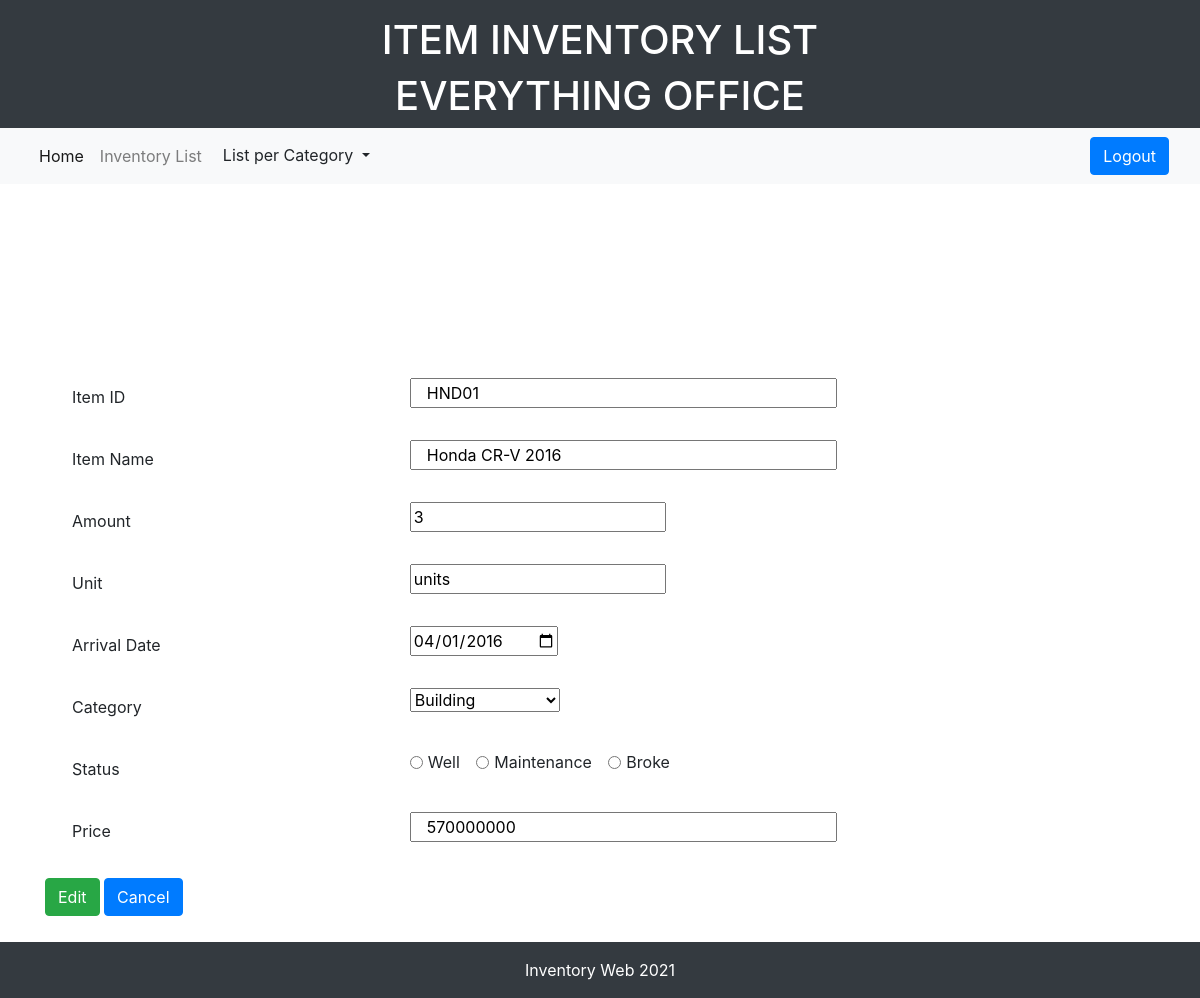
The page /edit.php?item_id=HND01 (signed in) on the database its author committed.
### tables this page shows
CREATE TABLE `inventory` (
  `item_id` varchar(10) NOT NULL,
  `item_name` varchar(30) NOT NULL,
  `amount` int(11) NOT NULL,
  `unit` varchar(15) NOT NULL,
  `arrival_date` date NOT NULL,
  `category` varchar(20) NOT NULL,
  `item_status` varchar(20) NOT NULL,
  `price` int(20) NOT NULL
);

### database.php (called while the page is built, shortened)
<?php
    $connect = mysqli_connect("localhost", "root", "", "responsi");
function query($query){
    global $connect;
    $result = mysqli_query($connect, $query);
    $rows = [];
    while($row = mysqli_fetch_assoc($result)){
        $rows[] = $row;
    }
    return $rows;
}
?>

### edit.php (the view, shortened to what this page needs)
<?php
    include 'database.php';
    $item_id = $_GET['item_id'];
    $data = query("SELECT * FROM inventory WHERE item_id = '$item_id'")[0];
?>
<!doctype html>
<html>
  <head>
    <link rel="stylesheet" href="https://cdn.jsdelivr.net/npm/bootstrap@4.5.3/dist/css/bootstrap.min.css">
  </head>
  <body>
  <footer class="bg-dark text-white">
    <div class="container">
      <div class="row pt-3">
        <div class="col text-center">
          <h1>ITEM INVENTORY LIST</h1>
          <h1>EVERYTHING OFFICE</h1>
        </div>
      </div>
    </div>
  </footer>
  <nav class="navbar navbar-expand-lg navbar-light bg-light">
  <div class="container-fluid">
    <div class="collapse navbar-collapse" id="navbarNavDropdown">
      <ul class="navbar-nav">
        <li class="nav-item">
          <a class="nav-link active" aria-current="page" href="index.php">Home</a>
        </li>
        <li class="nav-item">
          <a class="nav-link" href="list.php">Inventory List</a>
        </li>
        <li class="nav-item dropdown">
                <div class="dropdown">
          <button class="btn btn-light dropdown-toggle" type="button" id="dropdownMenuButton" data-toggle="dropdown" aria-haspopup="true" aria-expanded="false">
          List per Category
          </button>
        </div>
        </li>
      </ul>
    </div>
    <a class="btn btn-primary fixed-right" href="logout.php" role="button">Logout</a>
  </div>
  </nav>
    <div class="container">
    <form action="" method="POST">
    <table class="table table-borderless" id="tabel">
      <tr>
        <div class="form-group" style="padding-bottom: 10px;">
        <td> <label for="item_id" class="col-sm-5 col-form-label">Item ID</label></td>
        <td><input type="text" name="item_id" id="item_id" class="col-sm-7" placeholder="item id" aria-label="Item Id Example" required value="<?= $data["item_id"] ?>"></td>
        </div>
      </tr>
      <tr>
        <div class="form-group" style="padding-bottom: 10px;">
        <td><label for="item_name" class="col-sm-5 col-form-label">Item Name</label></td>
        <td><input type="text" name="item_name" id="item_name" class="col-sm-7" placeholder="item name" aria-label="Item Name Example" required value="<?= $data["item_name"] ?>"></td>
        </div>
      </tr>
      <tr>
        <div class="form-group" style="padding-bottom: 10px;">
        <td><label for="amount" class="col-sm-5 col-form-label">Amount</label></td>
        <td><input type="" name="amount" id="amount" placeholder="amount" aria-label="Aumlah Example" required value="<?= $data["amount"] ?>"></td>
        </div>
      </tr>
      <tr>
        <div class="form-group" style="padding-bottom: 10px;">
        <td><label for="unit" class="col-sm-5 col-form-label">Unit</label></td>
        <td><input type="text" name="unit" id="unit" placeholder="unit" aria-label="Unit Example" required value="<?= $data["unit"] ?>"></td>
        </div>
      </tr>
      <tr>
        <div class="form-group" style="padding-bottom: 10px;">
        <td><label for="arrival_date" class="col-sm-5 col-form-label">Arrival Date</label></td>
        <td><input type="date" name="arrival_date" id="arrival_date" required value="<?= $data["arrival_date"] ?>"></td>
        </div>
      </tr>
      <tr>
        <div class="form-group" style="padding-bottom: 10px;">
        <td><label for="category" class="col-sm-5 col-form-label">Category</label></td>
        <td><select class="form-select" aria-label="Default select example" name="category" value="<?= $data["category"] ?>">
            <option value="Building" selected>Building</option>
            </select></td>
        </div>
      </tr>
      <tr>
      <td><label for="item_status" class="col-sm-5 col-form-label">Status</label></td>
          <td>
          <div class="form-check form-check-inline">
            <input class="form-check-input" type="radio" name="item_status" id="inlineRadio1" value="<?= $data["item_status"] ?>">
            <label class="form-check-label" for="inlineRadio1">Well</label>
          </div>
          <div class="form-check form-check-inline">
            <input class="form-check-input" type="radio" name="item_status" id="inlineRadio2" value="<?= $data["item_status"] ?>">
            <label class="form-check-label" for="inlineRadio2">Maintenance</label>
          </div>
          <div class="form-check form-check-inline">
            <input class="form-check-input" type="radio" name="item_status" id="inlineRadio3" value="<?= $data["item_status"] ?>">
            <label class="form-check-label" for="inlineRadio3">Broke</label>
          </div>
          </td>
      </tr>
      <tr>
        <div class="form-group" style="padding-bottom: 10px;">
        <td><label for="price" class="col-sm-5 col-form-label">Price</label></td>
        <td><input type="text" name="price" id="price" class="col-sm-7" placeholder="price" aria-label="Price Example" required value="<?= $data["price"] ?>"></td>
        </div>
      </tr>
    </table>
    <tr>
        <div class="form-group" style="padding-bottom: 10px;">
        <td><button type="submit" name="submit" class="btn btn-success">Edit</button>
        <a href="list.php" class="btn btn-primary">Cancel</a>
        </td>
        </div>
      </tr>
      </form>
    </div>
  <footer class="bg-dark text-white">
    <div class="container">
      <div class="row pt-3">
        <div class="col text-center">
          <p>Inventory Web 2021</p>
        </div>
      </div>
    </div>
  </footer>
  </body>
</html>

### rows shown on the page
inventory: item_id "HND01", item_name "Honda CR-V 2016", amount "3", unit "units", arrival_date "04/01/2016", category "Building", price "570000000"
